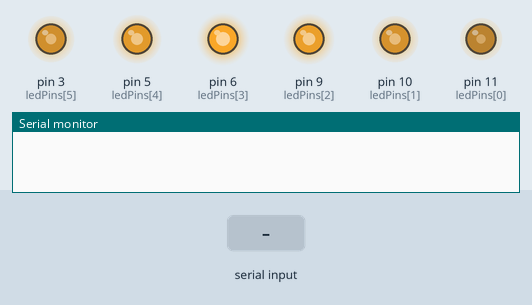
Simulated run of this sketch. Board: Arduino Uno, built with avr-gcc and run on an emulated ATmega328P. Parts: output pins drawn as LEDs (lit = HIGH), the last lines printed to the serial monitor. The test bench sets the inputs (shaded band).

Above: at 1.2 s.
1.3 s: "a" received over the second serial link
At 1.8 s:
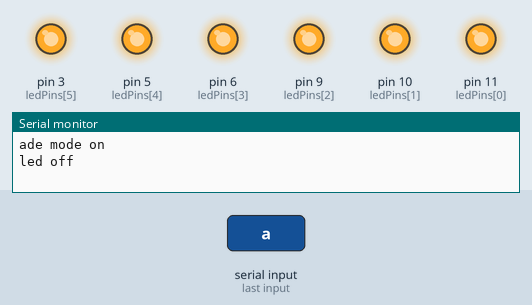
2.8 s: "b" received over the second serial link
5.8 s: "e" received over the second serial link
8.8 s: "c" received over the second serial link
At 10.19 s:
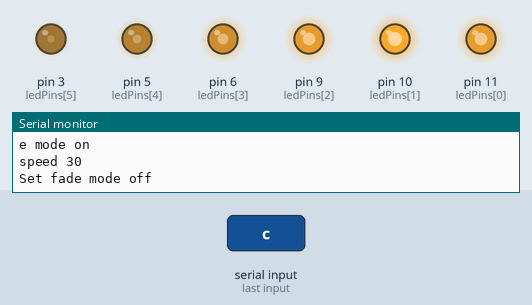
11.8 s: "d" received over the second serial link
At 12.71 s:
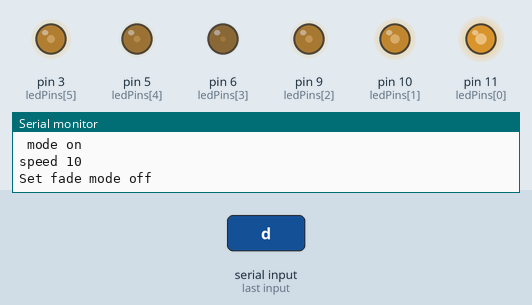
14.8 s: "c" received over the second serial link
At 15.15 s:
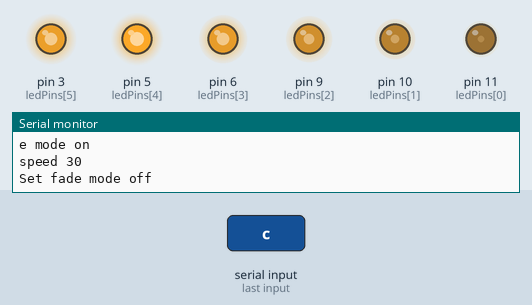
Timing chart, 0 to 25.1 s (numbered marks = the images above; inputs shaded):
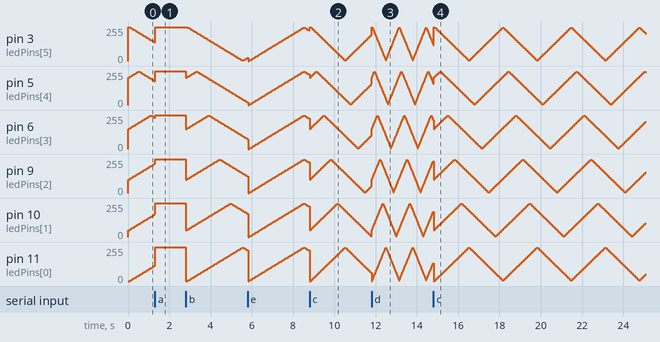

The sketch:

bt_led_fade.ino
```cpp
#include <SoftwareSerial.h>

enum LedState { LED_ON, LED_OFF };
boolean isFadeMode = false;

#define LED_CNT 6
int ledPins[LED_CNT] = {11, 10, 9, 6, 5, 3}; // pwm pins
int ledBrightnessesWave[LED_CNT] = {0, 50, 100, 150, 205, 255}; // represents initial brightness for wave mode
int ledStepsWave[LED_CNT] = {-5, 5, 5, 5, 5, 5}; // represents initial change for wave mode
int ledBrightnesses[LED_CNT]; // represents brightness for pin
int ledSteps[LED_CNT]; // represents change, each pin gets its own change so it wont interfere with any other pin

int ledSpeed = 50;
int maxLedBrightness = 255;
int ledBrightnessesConst = 255; // represents brightness for pins in no wave or fade mode

LedState led_state;

#define rxPin 2
#define txPin 4

#define SPEED_PREFIX 'G'
#define SPEED_PREFIX_MAX 'P'
#define BRIGHTNESS_PREFIX 'Q'
#define BRIGHTNESS_PREFIX_MAX 'Z'

#define MIN_SPEED_DELAY 5
#define MAX_SPEED_DELAY 100
#define MIN_BRIGHTNESS 5
#define MAX_BRIGHTNESS 255

// set up a new serial port
SoftwareSerial mySerial =  SoftwareSerial(rxPin, txPin);

void setup()
{
  for (int i = 0; i < LED_CNT; i++)
  {
    pinMode(ledPins[i], OUTPUT); //set pwm pins to output

    //copy initial values
    ledBrightnesses[i] = ledBrightnessesWave[i];
    ledSteps[i] = ledStepsWave[i];
  }

  led_state = LED_ON;

  Serial.begin(9600);

  pinMode(rxPin, INPUT);
  pinMode(txPin, OUTPUT);

  mySerial.begin(115200);
}

int getBrightness(int b)
{
  return b;
}

int valueToDelay(int value)
{
  return MIN_SPEED_DELAY + (MAX_SPEED_DELAY - MIN_SPEED_DELAY) * value / (SPEED_PREFIX_MAX - SPEED_PREFIX);
}

int valueToBrightness(int value)
{
  return MIN_BRIGHTNESS + (MAX_BRIGHTNESS - MIN_BRIGHTNESS) * value / (BRIGHTNESS_PREFIX_MAX - BRIGHTNESS_PREFIX);
}

void recalculateBrightness(int brValue)
{
  ledBrightnessesConst = valueToBrightness(brValue);
}

void ledFade()
{
  if (led_state == LED_OFF)
  {
    for (int i = 0; i < LED_CNT; i++)
    {
      analogWrite(ledPins[i], ledBrightnessesConst); // update all pins
    }

    return;
  }

  String s = "###";
  for (int i = 0; i < LED_CNT; i++)
  {
    analogWrite(ledPins[i], getBrightness(ledBrightnesses[i]));

    int newBr = ledBrightnesses[i] + ledSteps[i];
    if (newBr <= 0 || newBr >= maxLedBrightness)
    {
      ledSteps[i] =- ledSteps[i]; //change direction if exceeds max/min value
    }
    else
    {
      ledBrightnesses[i] = newBr;
    }

    s.concat(ledBrightnesses[i]);
    if (i < LED_CNT - 1) //skip separator for last entity
      s.concat("-");
  }
  s.concat("***");

  char charBuf[1000];
  s.toCharArray(charBuf, 1000);
  mySerial.write(charBuf);
  mySerial.flush();

  delay(ledSpeed);
}

void loop()
{
  if (mySerial.available())
  {
    char command = mySerial.read();
    Serial.println("command is -> " + command);

    boolean handled = false;
    boolean changeFadeMode = false;

    switch (command)
    {
      case 'a':
        led_state = LED_OFF;
        handled = true;
        Serial.println("led off");
        break;
      case 'b':
        led_state = LED_ON;
        ledSpeed = 50;
        handled = true;
        //do these lines to set wave mode
        changeFadeMode = true;
        isFadeMode = true;
        Serial.println("speed 50");
        break;
      case 'c':
        led_state = LED_ON;
        ledSpeed = 30;
        handled = true;
        //do these lines to set wave mode
        changeFadeMode = true;
        isFadeMode = true;
        Serial.println("speed 30");
        break;
      case 'd':
        led_state = LED_ON;
        ledSpeed = 10;
        handled = true;
        //do these lines to set wave mode
        changeFadeMode = true;
        isFadeMode = true;
        Serial.println("speed 10");
        break;
      case 'e':
        led_state = LED_ON;
        changeFadeMode = true;
        handled = true;
        Serial.println("change fade mode");
        break;
      case 'f':
        led_state = LED_ON;
        handled = true;
        Serial.println("led on");
        break;
      default:
        break;
    }

    if (changeFadeMode)
    {
      if (isFadeMode)
      {
        Serial.println("Set fade mode off");
        for (int i = 0; i < LED_CNT; i++)
        {
          //copy initial values
          ledBrightnesses[i] = ledBrightnessesWave[i];
          ledSteps[i] = ledStepsWave[i];
        }
      }
      else
      {
        Serial.println("Set fade mode on");
        for (int i = 0; i < LED_CNT; i++)
        {
          ledBrightnesses[i] = 0;
          ledSteps[i] = 5;
        }
      }
      isFadeMode = !isFadeMode;
    }
    else
    {
      //do nothing
    }

    if (!handled)
    {
      boolean isSpeedCommand = command >= SPEED_PREFIX && command <= SPEED_PREFIX_MAX;
      boolean isBrCommand = command >= BRIGHTNESS_PREFIX && command <= BRIGHTNESS_PREFIX_MAX;

      if (isSpeedCommand)
      {
        led_state = LED_ON;
        int speedValue = command - SPEED_PREFIX; //from 0 to 9
        ledSpeed = valueToDelay(speedValue);
      }
      if (isBrCommand)
      {
        led_state = LED_OFF;
        int brValue = command - BRIGHTNESS_PREFIX; //from 0 to 9
        recalculateBrightness(brValue);
      }
    }
  }

  ledFade();
}
```
